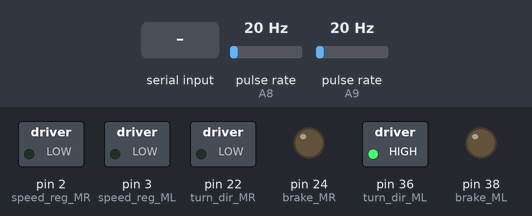
Bench run of a sketch on a simulated Arduino Mega 2560, built with avr-gcc and run on an emulated ATmega2560. Parts: switched loads named in the sketch (green lamp = pin HIGH), output pins drawn as LEDs (lit = HIGH). Wiring (inferred from the names in the program): 2 × pulse sensor: data A8 / data A9. Inputs (shaded band) come from the test bench; at power-on: pulse rate (sensors on A8, A9) 20 Hz. What the sketch prints to the serial monitor is not drawn.

Above: at 1.2 s.
1.3 s: "s\n" received over Serial
At 2.2 s:
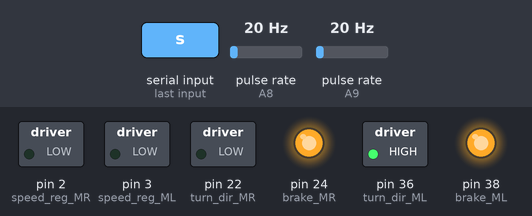
2.8 s: "p\n" received over Serial
At 3.3 s:
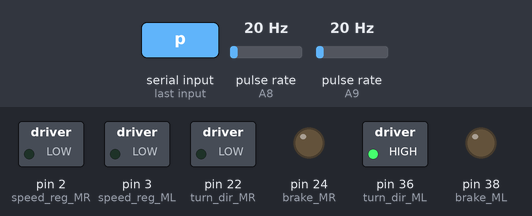
Timing chart, 0 to 5.8 s (numbered marks = the images above; inputs shaded):
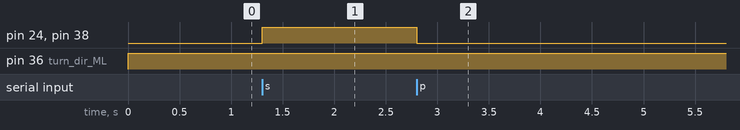

Measured:
- after the input at 1.3 s, pin 24 (brake_MR), pin 38 (brake_ML): LOW → HIGH at once
- after the input at 2.8 s, pin 24 (brake_MR), pin 38 (brake_ML): HIGH → LOW at once

The sketch:

Control_Motors_RV_PID.ino
```cpp
/*
This code was created to prove the function of the motors
*/

#include <PinChangeInterrupt.h> //Library to use PCINT
#include <PID_v1.h>


// DEFINITION OF VARIABLES AND PINS
  //PINS
  //Right motor pins
  #define speed_reg_MR 2    //speed regulation pin (PWM:0-5V) of right motor
  #define turn_dir_MR 22     //direction of rotation pin of right motor
  #define speed_out_MR A9   //speed feeback pin from hall sensors of right motor
  #define brake_MR 24       //brake pin of right motor

  //Left motor pins
  #define speed_reg_ML 3    //speed regulation pin (PWM:0-5V) of left motor
  #define turn_dir_ML 36     //direction of rotation pin of left motor
  #define speed_out_ML A8   //speed feeback pin from hall sensors of right motor
  #define brake_ML 38        //brake pin of right motor


  //VARIABLES FOR READING SERIAL CONSOLE
  String input;

  //VARIABLES FOR CONTROLING MOTORS
  int cmd_w_MR; // angular velocity MR
  int cmd_w_ML; // angurlar velocity ML
  int raw_vel_MR;
  int raw_vel_ML;
  int stop_br;

  //VARIABLES FOR READING VELOCITY
    //For counting pulses
    volatile long pulseCount_MR = 0;
    volatile long pulseCount_ML = 0;


    //Constants for calculing
    const float pi = 3.14159265359;
    const float pulsesPerRevolution_WR = 90; // Number of pulses for each revolution of right wheel
    const float pulsesPerRevolution_WL = 90; // Number of pulses for each revolution of left wheel

    //angular velocities
    float rpm_R = 0.0;
    float rpm_L = 0.0;
    double radS_R= 0.0;
    double radS_L= 0.0;

    unsigned long lastTime = 0;


  // VARIABLES FOR PID
    //Right Motor

    double Setpoint_w_mr, Outpwm_mr;
    double Kp_mr=1, Ki_mr=1.219201, Kd_mr=0.1171; // change values if you are sure (the default is recomended)

    PID mr_PID(&radS_R, &Outpwm_mr, &Setpoint_w_mr, Kp_mr, Ki_mr, Kd_mr, DIRECT);

    //Left Motor
    double Setpoint_w_ml, Outpwm_ml;
    double Kp_ml=1, Ki_ml=1.219201, Kd_ml=0.1171; // change values if you are sure (the default is recomended) Kp_ml=2.19431, Ki_ml=4.219201, Kd_ml=0.1171;

    PID ml_PID(&radS_L, &Outpwm_ml, &Setpoint_w_ml, Kp_ml, Ki_ml, Kd_ml, DIRECT);


////////////////////////////////////////////////////////////////////////////////////////////////////////////////////////////////////////////////////////////////

//FUNCTION FOR CONTROLING RIGHT MOTOR
void control_MR (){

  //Control the breake
  digitalWrite(brake_MR, stop_br);

  //PID control Right Motor
  mr_PID.Compute();

  //Conditional to protect the motor of bugging itself in low velocity
  if((Outpwm_mr<=9 and Outpwm_mr>=0) or (Outpwm_mr<0 and Outpwm_mr>= -9)){
    Outpwm_mr=0;
  }

  //Conditional in order to define the direction of rotation depending the delivered velocity on the serial port
  if (Outpwm_mr >= 0) {
    digitalWrite(turn_dir_MR, LOW);  //Moving wheels foward
  } else{
    digitalWrite(turn_dir_MR, HIGH);   //Moving wheels backward
  }

  analogWrite(speed_reg_MR, abs(Outpwm_mr)); //controling the speed (using PWM 0-255) with the absolute value of the delivered velocity
}
/////////////////////////////////////////////////////////////////////////////////////////////////////////////////////////////////////////////////////////////////

//FUNCTION FOR CONTROLING LEFT MOTOR
void control_ML (){

 //Control the breake
  digitalWrite(brake_ML, stop_br);

  //PID control left Motor
  ml_PID.Compute();

  //Conditional to protect the motor of bugging itself in low velocity
  if((Outpwm_ml<=9 and Outpwm_ml>=0) or (Outpwm_ml<0 and Outpwm_ml>= -9)){
    Outpwm_ml=0;
  }

  //Conditional in order to define the direction of rotation depending the delivered velocity on the serial port
  if (Outpwm_ml>= 0) {
    digitalWrite(turn_dir_ML, HIGH);  //Moving wheels foward
  } else{
    digitalWrite(turn_dir_ML, LOW);   //Moving wheels backward
  }

  analogWrite(speed_reg_ML, abs(Outpwm_ml)); //controling the speed (using PWM 0-255) with the absolute value of the delivered velocity

}
//////////////////////////////////////////////////////////////////////////////////////////////////////////////////////////////////////////////////////////////////////

//INTERRUPTION FUNCTION FOR COUNTING PULSES
void countPulse_MR(){


  if (Setpoint_w_mr>0){
    pulseCount_MR=pulseCount_MR+1;
  } else if(Setpoint_w_mr<0){
    pulseCount_MR=pulseCount_MR-1;
  } else {
    if(Outpwm_mr>0){
      pulseCount_MR=pulseCount_MR+1;
    }else if (Outpwm_mr<0){
      pulseCount_MR=pulseCount_MR-1;
    }
  }

}

void countPulse_ML(){

  if (Setpoint_w_ml>0){
    pulseCount_ML=pulseCount_ML+1;
  } else if(Setpoint_w_ml<0){
    pulseCount_ML=pulseCount_ML-1;
  } else {
    if(Outpwm_ml>0){
      pulseCount_ML=pulseCount_ML+1;
    }else if (Outpwm_ml<0){
      pulseCount_ML=pulseCount_ML-1;
    }
  }


}
//////////////////////////////////////////////////////////////////////////////////////////////////////////////////////////////////////////////////////////////////////

//FUNCION PARA CALCULAR VELOCIDADES
void calc_vel(){

  unsigned long currentTime = millis();

  // Si ha pasado un segundo, calcular las velocidades angulares
  if (currentTime - lastTime >=62.5) {

    // Deshabilitar interrupciones temporalmente para leer los contadores de pulsos de manera segura
    noInterrupts();
    long countMR = pulseCount_MR;
    long countML = pulseCount_ML;

    // Reiniciar los contadores de pulsos
    pulseCount_MR = 0;
    pulseCount_ML = 0;
    // Habilitar interrupciones nuevamente
    interrupts();

    // Calcular la velocidad angular del motor right en rad/s
    //float revolutionsMR = 1*((float)countMR / pulsesPerRevolution_WR);
    //angularSpeed_WR = revolutionsMR * 2 * pi; // rad/s

    rpm_L=(float)countML*(960.0/pulsesPerRevolution_WL);// rpm
		rpm_R=(float)countMR*(960.0/pulsesPerRevolution_WR);// rpm

		radS_L= rpm_L*pi/30;
		radS_R= rpm_R*pi/30;

    // Calcular la velocidad angular del motor 2 en rad/s
    //float revolutionsML = 1*((float)countML / pulsesPerRevolution_WL);
    //angularSpeed_WL = revolutionsML * 2 * pi; // rad/s

    // Actualizar el tiempo
    lastTime = currentTime;

   /* //Mostrar las velocidades angulares en el monitor serie
    Serial.print("Velocidad angular motor MR: ");
    Serial.print(rpm_D);
    Serial.println(" rpm");

    Serial.print("Velocidad angular motor ML: ");
    Serial.print(rpm_I);
    Serial.println(" rpm");*/

    /*//Envio de velocidad por Serial
    Serial.print(radS_R,3);
    Serial.print(" ");
    Serial.println(radS_L,3);*/

    //Showing the velocity values of each motor in plotter
    Serial.print("Vel_MR:");
    Serial.print(radS_R);
    Serial.print(",");
    Serial.print("Vel_ML:");
    Serial.print(radS_L);
    Serial.print(",");
    Serial.print("output:");
    Serial.println(Outpwm_ml);
  }
}
//////////////////////////////////////////////////////////////////////////////////////////////////////////////////////////////////////////////////////////////////////

void setup() {

//Pin mode of pin's motors
    //Right Motor
    pinMode(speed_reg_MR, OUTPUT);
    pinMode(turn_dir_MR, OUTPUT);
    pinMode(speed_out_MR, INPUT);
    pinMode(brake_MR, OUTPUT);

    //Left Motor
    pinMode(speed_reg_ML, OUTPUT);
    pinMode(turn_dir_ML, OUTPUT);
    pinMode(speed_out_ML, INPUT);
    pinMode(brake_ML, OUTPUT);

  //Inicializing all variables at 0
  Outpwm_mr=0;
  Outpwm_ml=0;
  stop_br=0;

  //Inicializing all brakes OFF
  digitalWrite(brake_MR, LOW);
  digitalWrite(brake_ML, LOW);

  //Start serial comunication
  Serial.begin(9600);
  //Serial.println("Ingrese dos números enteros separados por un espacio (VelocidadMotorD VelocidadMotorI) o (s/p) para activar y desactivar el brake:");


  // Configurar interrupciones externas
  //attachInterrupt(digitalPinToInterrupt(speed_out_MR), countPulse_MR, CHANGE); // Interrupción en flanco de subida
  //attachInterrupt(digitalPinToInterrupt(speed_out_ML), countPulse_ML, CHANGE); // Interrupción en flanco de subida

  // Configurar interrupciones PCINT
  attachPCINT(digitalPinToPCINT(speed_out_MR), countPulse_MR, CHANGE); // Interrupción en flanco de subida
  attachPCINT(digitalPinToPCINT(speed_out_ML), countPulse_ML, CHANGE); // Interrupción en flanco de subida

  //Configuration PID
    //Right Motor
    Setpoint_w_mr=0;
    mr_PID.SetMode(AUTOMATIC);
    mr_PID.SetOutputLimits(-255, 255);
    mr_PID.SetSampleTime(62.5); // on milliseconds

    //Left Motor
    Setpoint_w_ml=0;
    ml_PID.SetMode(AUTOMATIC);
    ml_PID.SetOutputLimits(-255, 255);
    ml_PID.SetSampleTime(62.5); // on milliseconds

}

void loop() {

  //CONTROL VELOCITY WITH THE SERIAL PORT
  if (Serial.available() > 0)
  {
    input=Serial.readStringUntil('\n'); //Reading the serial port and saving it in the input variable
    int spaceIndex = input.indexOf(' ');  //Detecting the separator (in this case: a space) returning the index where it is located, this value is save a variable name spaceIndex

    if (spaceIndex != -1) { //if it is a space detected, it would extract the numbers
      // Extracting the first number (before the separator(space))
      String velRString = input.substring(0, spaceIndex);
      // Extracting the second number (after the separator(space))
      String velLString = input.substring(spaceIndex + 1);

      // Convert the strings to ints
      Setpoint_w_mr = velRString.toDouble();
      Setpoint_w_ml = velLString.toDouble();

      // Imprime los valores leídos para verificar
      Serial.print("Velocidad asignada a Motor Derecho: ");
      Serial.println(Setpoint_w_mr);
      Serial.print("Velocidad Asignada a Motor Izquierdo: ");
      Serial.println(Setpoint_w_ml);

      }
      else if (input == "s"){ //if there no any space but the input has a value of "s" it would activade the brake

        stop_br=1;
        Serial.println("BRAKE ON");

      }else if (input == "p"){ //if there no any space nor an "s" but the input has a value of "p" it would desactivate the brake

        stop_br=0;
        Serial.println("BRAKE OFF");
      }
      else { //if there no any space, nor an "s" and "p" it would print an error
      Serial.println("Error: Por favor ingrese dos números separados por un espacio o (s/p)");
      }

  }


  //Calling the function to control each motor
  control_ML();
  control_MR();
  calc_vel();


  //Reading the pulse of the motors from their halls sensors
  //raw_vel_MR=digitalRead(speed_out_MR);
  //raw_vel_ML=digitalRead(speed_out_ML);

  //Showing the velocity values of each motor
  /*Serial.print("Vel_MR:");
  Serial.print(raw_vel_MR);
  Serial.print(",");
  Serial.print("Vel_ML:");
  Serial.println(raw_vel_ML); */


}
```
